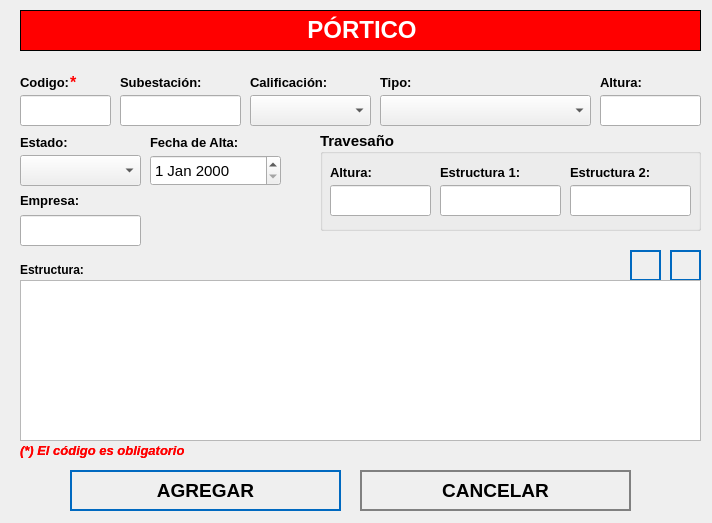
<?xml version="1.0" encoding="UTF-8"?>
<ui version="4.0">
 <class>NewBook</class>
 <widget class="QWidget" name="NewBook">
  <property name="geometry">
   <rect>
    <x>0</x>
    <y>0</y>
    <width>712</width>
    <height>523</height>
   </rect>
  </property>
  <property name="minimumSize">
   <size>
    <width>693</width>
    <height>523</height>
   </size>
  </property>
  <property name="maximumSize">
   <size>
    <width>712</width>
    <height>523</height>
   </size>
  </property>
  <property name="windowTitle">
   <string>Nuevo Registro</string>
  </property>
  <property name="styleSheet">
   <string notr="true">QPushButton
{	
	height: 2em;
 	border-style: solid;
	border-width: 2px;
 	border-color: grey;
	font-weight: bold;
}

QPushButton:hover
{
   	background-color:grey;
	color:white;
}</string>
  </property>
  <widget class="QLabel" name="label">
   <property name="geometry">
    <rect>
     <x>20</x>
     <y>10</y>
     <width>681</width>
     <height>41</height>
    </rect>
   </property>
   <property name="font">
    <font>
     <underline>false</underline>
    </font>
   </property>
   <property name="autoFillBackground">
    <bool>false</bool>
   </property>
   <property name="styleSheet">
    <string notr="true">background-color: red;</string>
   </property>
   <property name="frameShape">
    <enum>QFrame::Box</enum>
   </property>
   <property name="text">
    <string>&lt;html&gt;&lt;head/&gt;&lt;body&gt;&lt;p align=&quot;center&quot;&gt;&lt;span style=&quot; font-size:18pt; font-weight:600; color:#ffffff;&quot;&gt;PÓRTICO&lt;/span&gt;&lt;/p&gt;&lt;/body&gt;&lt;/html&gt;</string>
   </property>
  </widget>
  <widget class="QLabel" name="label_autoriza">
   <property name="geometry">
    <rect>
     <x>20</x>
     <y>70</y>
     <width>101</width>
     <height>25</height>
    </rect>
   </property>
   <property name="text">
    <string>&lt;html&gt;&lt;head/&gt;&lt;body&gt;&lt;p&gt;&lt;span style=&quot; font-size:10pt; font-weight:600;&quot;&gt;Codigo:&lt;/span&gt;&lt;/p&gt;&lt;/body&gt;&lt;/html&gt;</string>
   </property>
  </widget>
  <widget class="QLineEdit" name="inputCodigo">
   <property name="geometry">
    <rect>
     <x>20</x>
     <y>95</y>
     <width>91</width>
     <height>31</height>
    </rect>
   </property>
   <property name="font">
    <font>
     <pointsize>12</pointsize>
    </font>
   </property>
   <property name="maxLength">
    <number>15</number>
   </property>
  </widget>
  <widget class="QLineEdit" name="inputCentral">
   <property name="geometry">
    <rect>
     <x>120</x>
     <y>95</y>
     <width>121</width>
     <height>31</height>
    </rect>
   </property>
   <property name="font">
    <font>
     <pointsize>12</pointsize>
    </font>
   </property>
  </widget>
  <widget class="QPushButton" name="addButton">
   <property name="geometry">
    <rect>
     <x>70</x>
     <y>470</y>
     <width>271</width>
     <height>41</height>
    </rect>
   </property>
   <property name="font">
    <font>
     <pointsize>14</pointsize>
     <weight>75</weight>
     <bold>true</bold>
    </font>
   </property>
   <property name="cursor">
    <cursorShape>PointingHandCursor</cursorShape>
   </property>
   <property name="styleSheet">
    <string notr="true">QPushButton
{	
	height: 2em;
 	border-style: solid;
	border-width: 2px;
 	border-color: #0069c0;
	font-weight: bold;
}

QPushButton:hover
{
   	background-color:#0069c0;
	color:white;
}</string>
   </property>
   <property name="text">
    <string>AGREGAR</string>
   </property>
   <property name="icon">
    <iconset>
     <normaloff>../assets/icons/add-icon.png</normaloff>../assets/icons/add-icon.png</iconset>
   </property>
   <property name="iconSize">
    <size>
     <width>30</width>
     <height>30</height>
    </size>
   </property>
   <property name="autoDefault">
    <bool>true</bool>
   </property>
   <property name="default">
    <bool>true</bool>
   </property>
   <property name="flat">
    <bool>true</bool>
   </property>
  </widget>
  <widget class="QPushButton" name="cancelButton">
   <property name="geometry">
    <rect>
     <x>360</x>
     <y>470</y>
     <width>271</width>
     <height>41</height>
    </rect>
   </property>
   <property name="font">
    <font>
     <pointsize>14</pointsize>
     <weight>75</weight>
     <bold>true</bold>
    </font>
   </property>
   <property name="cursor">
    <cursorShape>PointingHandCursor</cursorShape>
   </property>
   <property name="styleSheet">
    <string notr="true">QPushButton
{	
	height: 2em;
 	border-style: solid;
	border-width: 2px;
 	border-color: grey;
	font-weight: bold;
}

QPushButton:hover
{
   	background-color:grey;
	color:white;
}</string>
   </property>
   <property name="text">
    <string>CANCELAR</string>
   </property>
   <property name="icon">
    <iconset>
     <normaloff>../assets/icons/cancel-icon.png</normaloff>../assets/icons/cancel-icon.png</iconset>
   </property>
   <property name="iconSize">
    <size>
     <width>30</width>
     <height>30</height>
    </size>
   </property>
   <property name="autoDefault">
    <bool>true</bool>
   </property>
   <property name="default">
    <bool>true</bool>
   </property>
   <property name="flat">
    <bool>true</bool>
   </property>
  </widget>
  <widget class="QLabel" name="label_aquienVisita">
   <property name="geometry">
    <rect>
     <x>120</x>
     <y>70</y>
     <width>151</width>
     <height>25</height>
    </rect>
   </property>
   <property name="text">
    <string>&lt;html&gt;&lt;head/&gt;&lt;body&gt;&lt;p&gt;&lt;span style=&quot; font-size:10pt; font-weight:600;&quot;&gt;Subestación:&lt;/span&gt;&lt;/p&gt;&lt;/body&gt;&lt;/html&gt;</string>
   </property>
  </widget>
  <widget class="QLabel" name="label_area">
   <property name="geometry">
    <rect>
     <x>600</x>
     <y>70</y>
     <width>101</width>
     <height>25</height>
    </rect>
   </property>
   <property name="text">
    <string>&lt;html&gt;&lt;head/&gt;&lt;body&gt;&lt;p&gt;&lt;span style=&quot; font-size:10pt; font-weight:600;&quot;&gt;Altura:&lt;/span&gt;&lt;/p&gt;&lt;/body&gt;&lt;/html&gt;</string>
   </property>
  </widget>
  <widget class="QLabel" name="label_4">
   <property name="geometry">
    <rect>
     <x>20</x>
     <y>260</y>
     <width>191</width>
     <height>21</height>
    </rect>
   </property>
   <property name="text">
    <string>&lt;html&gt;&lt;head/&gt;&lt;body&gt;&lt;p&gt;&lt;span style=&quot; font-size:9pt; font-weight:600;&quot;&gt;Estructura:&lt;/span&gt;&lt;/p&gt;&lt;/body&gt;&lt;/html&gt;</string>
   </property>
  </widget>
  <widget class="QLabel" name="label_horaSalida">
   <property name="geometry">
    <rect>
     <x>20</x>
     <y>130</y>
     <width>81</width>
     <height>25</height>
    </rect>
   </property>
   <property name="text">
    <string>&lt;html&gt;&lt;head/&gt;&lt;body&gt;&lt;p&gt;&lt;span style=&quot; font-size:10pt; font-weight:600;&quot;&gt;Estado:&lt;/span&gt;&lt;/p&gt;&lt;/body&gt;&lt;/html&gt;</string>
   </property>
  </widget>
  <widget class="QLabel" name="label_motivoVisita">
   <property name="geometry">
    <rect>
     <x>150</x>
     <y>130</y>
     <width>131</width>
     <height>25</height>
    </rect>
   </property>
   <property name="text">
    <string>&lt;html&gt;&lt;head/&gt;&lt;body&gt;&lt;p&gt;&lt;span style=&quot; font-size:10pt; font-weight:600;&quot;&gt;Fecha de Alta:&lt;/span&gt;&lt;/p&gt;&lt;/body&gt;&lt;/html&gt;</string>
   </property>
  </widget>
  <widget class="QLabel" name="label_nota_obligatoria">
   <property name="geometry">
    <rect>
     <x>20</x>
     <y>440</y>
     <width>281</width>
     <height>21</height>
    </rect>
   </property>
   <property name="text">
    <string>&lt;html&gt;&lt;head/&gt;&lt;body&gt;&lt;p&gt;&lt;span style=&quot; font-size:10pt; font-weight:600; font-style:italic; color:#ff0000;&quot;&gt;(*) El código es obligatorio&lt;/span&gt;&lt;/p&gt;&lt;/body&gt;&lt;/html&gt;</string>
   </property>
  </widget>
  <widget class="QLabel" name="ast_aquienvisita">
   <property name="geometry">
    <rect>
     <x>70</x>
     <y>70</y>
     <width>21</width>
     <height>25</height>
    </rect>
   </property>
   <property name="text">
    <string>&lt;html&gt;&lt;head/&gt;&lt;body&gt;&lt;p&gt;&lt;span style=&quot; font-size:12pt; font-weight:600; color:#ff0000;&quot;&gt;*&lt;/span&gt;&lt;/p&gt;&lt;/body&gt;&lt;/html&gt;</string>
   </property>
  </widget>
  <widget class="QLabel" name="label_advertencia_dni">
   <property name="geometry">
    <rect>
     <x>20</x>
     <y>440</y>
     <width>251</width>
     <height>21</height>
    </rect>
   </property>
   <property name="text">
    <string>&lt;html&gt;&lt;head/&gt;&lt;body&gt;&lt;p&gt;&lt;span style=&quot; font-size:10pt; font-weight:600; font-style:italic; color:#ff0000;&quot;&gt;(*) El código es obligatorio&lt;/span&gt;&lt;/p&gt;&lt;/body&gt;&lt;/html&gt;</string>
   </property>
  </widget>
  <widget class="QComboBox" name="cbTipo">
   <property name="geometry">
    <rect>
     <x>380</x>
     <y>95</y>
     <width>211</width>
     <height>31</height>
    </rect>
   </property>
   <property name="font">
    <font>
     <pointsize>12</pointsize>
    </font>
   </property>
   <property name="editable">
    <bool>false</bool>
   </property>
  </widget>
  <widget class="QLabel" name="label_area_2">
   <property name="geometry">
    <rect>
     <x>380</x>
     <y>70</y>
     <width>61</width>
     <height>25</height>
    </rect>
   </property>
   <property name="text">
    <string>&lt;html&gt;&lt;head/&gt;&lt;body&gt;&lt;p&gt;&lt;span style=&quot; font-size:10pt; font-weight:600;&quot;&gt;Tipo:&lt;/span&gt;&lt;/p&gt;&lt;/body&gt;&lt;/html&gt;</string>
   </property>
  </widget>
  <widget class="QComboBox" name="cbEstado">
   <property name="geometry">
    <rect>
     <x>20</x>
     <y>155</y>
     <width>121</width>
     <height>31</height>
    </rect>
   </property>
   <property name="font">
    <font>
     <pointsize>12</pointsize>
    </font>
   </property>
   <property name="editable">
    <bool>false</bool>
   </property>
  </widget>
  <widget class="QDateEdit" name="inputFecha">
   <property name="geometry">
    <rect>
     <x>150</x>
     <y>155</y>
     <width>131</width>
     <height>31</height>
    </rect>
   </property>
   <property name="font">
    <font>
     <pointsize>11</pointsize>
     <weight>50</weight>
     <bold>false</bold>
    </font>
   </property>
  </widget>
  <widget class="QPushButton" name="btnDeleteEstructura">
   <property name="geometry">
    <rect>
     <x>670</x>
     <y>250</y>
     <width>31</width>
     <height>31</height>
    </rect>
   </property>
   <property name="font">
    <font>
     <pointsize>12</pointsize>
     <weight>75</weight>
     <bold>true</bold>
    </font>
   </property>
   <property name="cursor">
    <cursorShape>PointingHandCursor</cursorShape>
   </property>
   <property name="styleSheet">
    <string notr="true">QPushButton
{	
	height: 2em;
 	border-style: solid;
	border-width: 2px;
 	border-color: #0069c0;
	font-weight: bold;
}

QPushButton:hover
{
   	background-color:#0069c0;
	color:white;
}</string>
   </property>
   <property name="text">
    <string/>
   </property>
   <property name="icon">
    <iconset>
     <normaloff>../assets/icons/db_negative.png</normaloff>../assets/icons/db_negative.png</iconset>
   </property>
   <property name="iconSize">
    <size>
     <width>30</width>
     <height>30</height>
    </size>
   </property>
   <property name="autoDefault">
    <bool>true</bool>
   </property>
   <property name="default">
    <bool>true</bool>
   </property>
   <property name="flat">
    <bool>true</bool>
   </property>
  </widget>
  <widget class="QPushButton" name="btnAddEstructura">
   <property name="geometry">
    <rect>
     <x>630</x>
     <y>250</y>
     <width>31</width>
     <height>31</height>
    </rect>
   </property>
   <property name="font">
    <font>
     <pointsize>12</pointsize>
     <weight>75</weight>
     <bold>true</bold>
    </font>
   </property>
   <property name="cursor">
    <cursorShape>PointingHandCursor</cursorShape>
   </property>
   <property name="styleSheet">
    <string notr="true">QPushButton
{	
	height: 2em;
 	border-style: solid;
	border-width: 2px;
 	border-color: #0069c0;
	font-weight: bold;
}

QPushButton:hover
{
   	background-color:#0069c0;
	color:white;
}</string>
   </property>
   <property name="text">
    <string/>
   </property>
   <property name="icon">
    <iconset>
     <normaloff>../assets/icons/add-icon.png</normaloff>../assets/icons/add-icon.png</iconset>
   </property>
   <property name="iconSize">
    <size>
     <width>30</width>
     <height>30</height>
    </size>
   </property>
   <property name="autoDefault">
    <bool>true</bool>
   </property>
   <property name="default">
    <bool>true</bool>
   </property>
   <property name="flat">
    <bool>true</bool>
   </property>
  </widget>
  <widget class="QLineEdit" name="inputAltura">
   <property name="geometry">
    <rect>
     <x>600</x>
     <y>95</y>
     <width>101</width>
     <height>31</height>
    </rect>
   </property>
   <property name="font">
    <font>
     <pointsize>12</pointsize>
    </font>
   </property>
   <property name="maxLength">
    <number>7</number>
   </property>
  </widget>
  <widget class="QTableWidget" name="tableEstructura">
   <property name="geometry">
    <rect>
     <x>20</x>
     <y>280</y>
     <width>681</width>
     <height>161</height>
    </rect>
   </property>
   <property name="autoFillBackground">
    <bool>true</bool>
   </property>
   <property name="lineWidth">
    <number>5</number>
   </property>
   <property name="editTriggers">
    <set>QAbstractItemView::NoEditTriggers</set>
   </property>
   <property name="textElideMode">
    <enum>Qt::ElideLeft</enum>
   </property>
   <attribute name="horizontalHeaderMinimumSectionSize">
    <number>10</number>
   </attribute>
  </widget>
  <widget class="QComboBox" name="cbCalificacion">
   <property name="geometry">
    <rect>
     <x>250</x>
     <y>95</y>
     <width>121</width>
     <height>31</height>
    </rect>
   </property>
   <property name="font">
    <font>
     <pointsize>12</pointsize>
    </font>
   </property>
   <property name="editable">
    <bool>false</bool>
   </property>
  </widget>
  <widget class="QLabel" name="label_area_3">
   <property name="geometry">
    <rect>
     <x>250</x>
     <y>70</y>
     <width>111</width>
     <height>25</height>
    </rect>
   </property>
   <property name="text">
    <string>&lt;html&gt;&lt;head/&gt;&lt;body&gt;&lt;p&gt;&lt;span style=&quot; font-size:10pt; font-weight:600;&quot;&gt;Calificación:&lt;/span&gt;&lt;/p&gt;&lt;/body&gt;&lt;/html&gt;</string>
   </property>
  </widget>
  <widget class="QGroupBox" name="groupBox">
   <property name="geometry">
    <rect>
     <x>320</x>
     <y>130</y>
     <width>381</width>
     <height>101</height>
    </rect>
   </property>
   <property name="font">
    <font>
     <pointsize>11</pointsize>
     <weight>75</weight>
     <bold>true</bold>
    </font>
   </property>
   <property name="title">
    <string>Travesaño</string>
   </property>
   <property name="alignment">
    <set>Qt::AlignLeading|Qt::AlignLeft|Qt::AlignVCenter</set>
   </property>
   <widget class="QLabel" name="label_autoriza_3">
    <property name="geometry">
     <rect>
      <x>250</x>
      <y>30</y>
      <width>111</width>
      <height>25</height>
     </rect>
    </property>
    <property name="text">
     <string>&lt;html&gt;&lt;head/&gt;&lt;body&gt;&lt;p&gt;&lt;span style=&quot; font-size:10pt; font-weight:600;&quot;&gt;Estructura 2:&lt;/span&gt;&lt;/p&gt;&lt;/body&gt;&lt;/html&gt;</string>
    </property>
   </widget>
   <widget class="QLineEdit" name="inputEstructura">
    <property name="geometry">
     <rect>
      <x>120</x>
      <y>55</y>
      <width>121</width>
      <height>31</height>
     </rect>
    </property>
    <property name="font">
     <font>
      <pointsize>12</pointsize>
     </font>
    </property>
    <property name="maxLength">
     <number>14</number>
    </property>
   </widget>
   <widget class="QLabel" name="label_autoriza_2">
    <property name="geometry">
     <rect>
      <x>120</x>
      <y>30</y>
      <width>111</width>
      <height>25</height>
     </rect>
    </property>
    <property name="text">
     <string>&lt;html&gt;&lt;head/&gt;&lt;body&gt;&lt;p&gt;&lt;span style=&quot; font-size:10pt; font-weight:600;&quot;&gt;Estructura 1:&lt;/span&gt;&lt;/p&gt;&lt;/body&gt;&lt;/html&gt;</string>
    </property>
   </widget>
   <widget class="QLineEdit" name="inputEstructura2">
    <property name="geometry">
     <rect>
      <x>250</x>
      <y>55</y>
      <width>121</width>
      <height>31</height>
     </rect>
    </property>
    <property name="font">
     <font>
      <pointsize>12</pointsize>
     </font>
    </property>
    <property name="maxLength">
     <number>14</number>
    </property>
   </widget>
   <widget class="QLineEdit" name="inputAltura_2">
    <property name="geometry">
     <rect>
      <x>10</x>
      <y>55</y>
      <width>101</width>
      <height>31</height>
     </rect>
    </property>
    <property name="font">
     <font>
      <pointsize>12</pointsize>
     </font>
    </property>
    <property name="maxLength">
     <number>7</number>
    </property>
   </widget>
   <widget class="QLabel" name="label_horaIngreso_2">
    <property name="geometry">
     <rect>
      <x>10</x>
      <y>30</y>
      <width>71</width>
      <height>25</height>
     </rect>
    </property>
    <property name="text">
     <string>&lt;html&gt;&lt;head/&gt;&lt;body&gt;&lt;p&gt;&lt;span style=&quot; font-size:10pt; font-weight:600;&quot;&gt;Altura:&lt;/span&gt;&lt;/p&gt;&lt;/body&gt;&lt;/html&gt;</string>
    </property>
   </widget>
  </widget>
  <widget class="QLineEdit" name="inputCodEmpresa">
   <property name="geometry">
    <rect>
     <x>20</x>
     <y>215</y>
     <width>121</width>
     <height>31</height>
    </rect>
   </property>
   <property name="font">
    <font>
     <pointsize>12</pointsize>
    </font>
   </property>
   <property name="maxLength">
    <number>5</number>
   </property>
  </widget>
  <widget class="QLabel" name="label_empresa">
   <property name="geometry">
    <rect>
     <x>20</x>
     <y>190</y>
     <width>111</width>
     <height>21</height>
    </rect>
   </property>
   <property name="text">
    <string>&lt;html&gt;&lt;head/&gt;&lt;body&gt;&lt;p&gt;&lt;span style=&quot; font-size:10pt; font-weight:600;&quot;&gt;Empresa:&lt;/span&gt;&lt;/p&gt;&lt;/body&gt;&lt;/html&gt;</string>
   </property>
   <property name="scaledContents">
    <bool>true</bool>
   </property>
  </widget>
 </widget>
 <tabstops>
  <tabstop>inputCodigo</tabstop>
  <tabstop>inputCentral</tabstop>
  <tabstop>addButton</tabstop>
  <tabstop>cancelButton</tabstop>
 </tabstops>
 <resources/>
 <connections/>
</ui>
